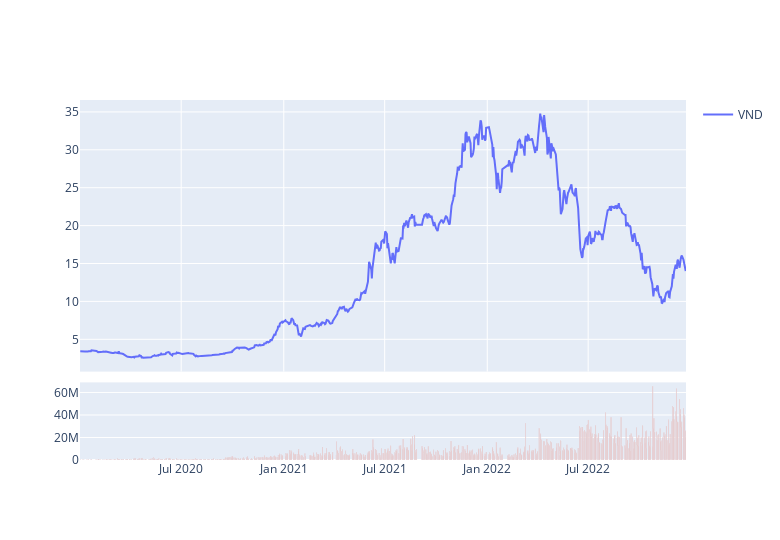

Source (notebook cell):
### Code cell
import plotly.graph_objects as go
import ta
from plotly.subplots import make_subplots

fig = make_subplots(rows=2 if len(symbol_list) == 1 else 1, cols=1,
                    shared_xaxes=True if len(symbol_list) == 1 else False,
                    vertical_spacing=0.03,
                    row_width=[0.2, 0.7]
                    )

for stock in symbol_list:
    fig.add_trace(go.Scatter(
        x=historical_data_frame[stock].index, y=historical_data_frame[stock]['close'], name=stock, mode='lines'), row=1, col=1)
    if len(symbol_list) == 1:
        # Bar trace for volumes on 2nd row without legend
        fig.add_trace(go.Bar(
            x=historical_data_frame[stock].index, y=historical_data_frame[stock]['volume'], showlegend=False), row=2, col=1)

# Do not show rangeslider plot
fig.update(layout_xaxis_rangeslider_visible=False)

fig.update_layout(
    autosize=False,
    width=780,
    height=540,
)

fig

### Figure 1 — Plotly figure (JSON) as saved in the notebook; plotly's stock layout.template omitted (floating-point values rounded to 4 significant figures; data arrays with more than 128 entries replaced by an {"elided": "..."} marker saying what was removed)
{"data": [{"mode": "lines", "name": "VND", "type": "scatter", "x": {"elided": "738 str values"}, "xaxis": "x", "y": {"elided": "738 float values"}, "yaxis": "y"}, {"showlegend": false, "type": "bar", "x": {"elided": "738 str values"}, "xaxis": "x2", "y": {"elided": "738 int values"}, "yaxis": "y2"}], "layout": {"autosize": false, "height": 540, "width": 780, "xaxis": {"anchor": "y", "domain": [0, 1], "matches": "x2", "rangeslider": {"visible": false}, "showticklabels": false}, "xaxis2": {"anchor": "y2", "domain": [0, 1]}, "yaxis": {"anchor": "x", "domain": [0.2456, 1]}, "yaxis2": {"anchor": "x2", "domain": [0, 0.2156]}}}
